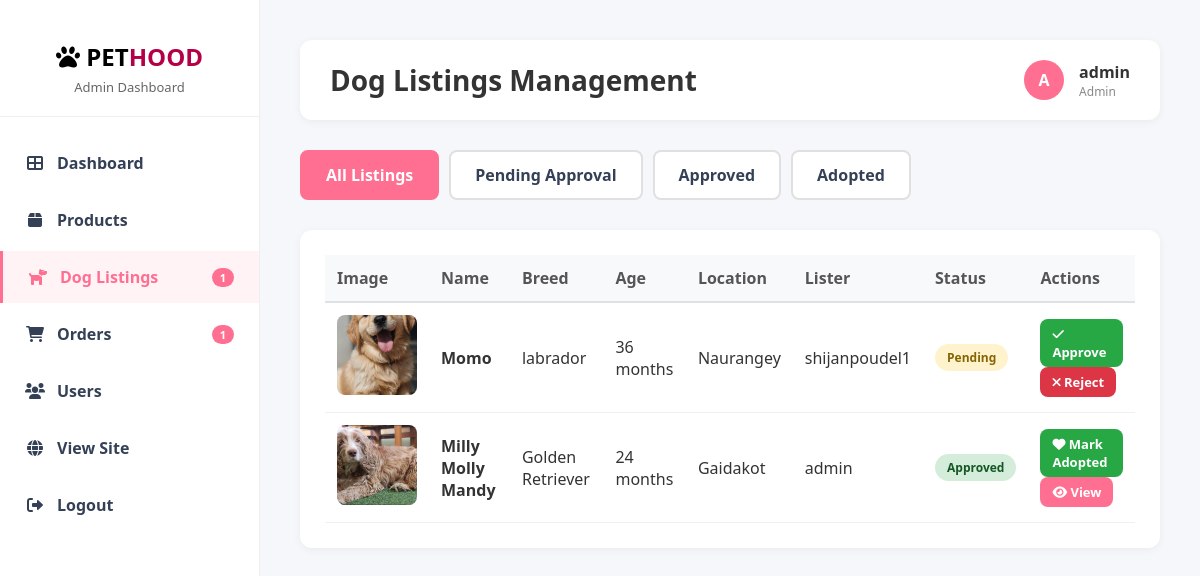
The page /dashboard/dogs/ (signed in) on the database as committed earlier.
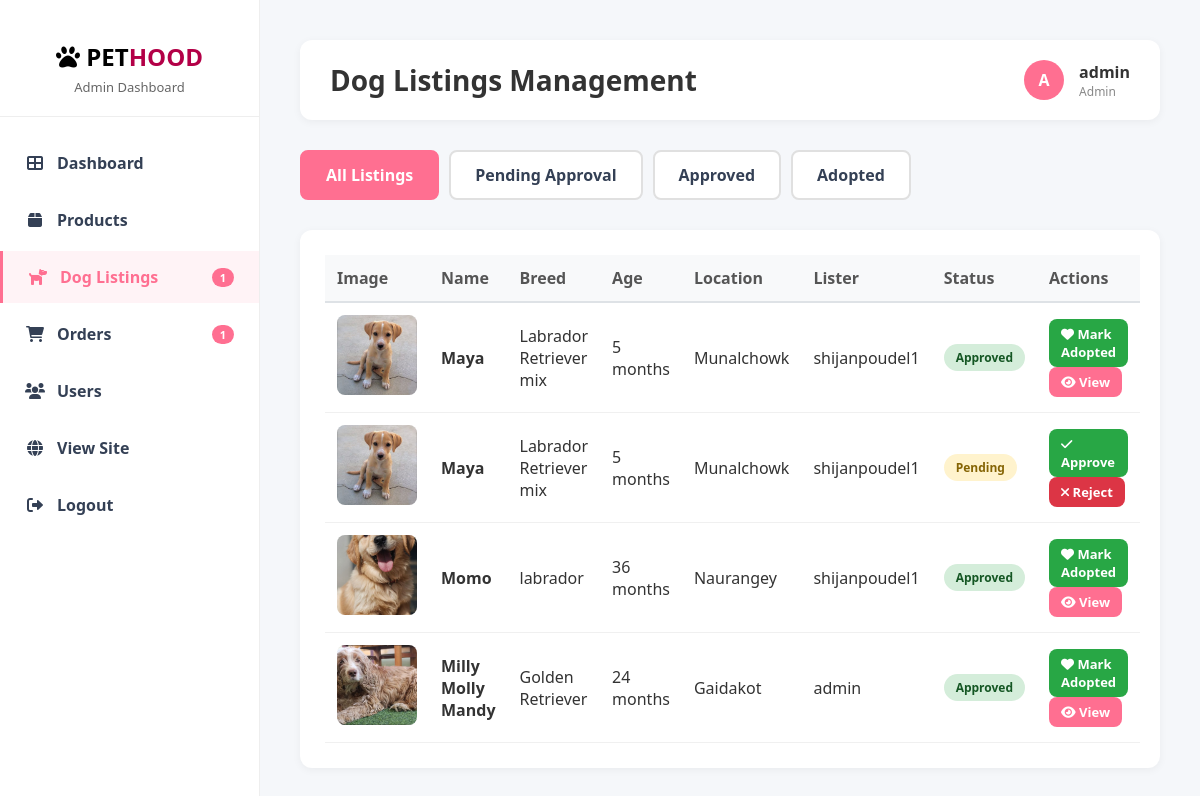
The same page on the database as committed later.
### dog/models.py (models this page shows, shortened)
class Dog(models.Model):
    GENDER_CHOICES = [
        ('male', 'Male'),
        ('female', 'Female'),
    ]
    name = models.CharField(max_length=100)
    slug = models.SlugField(max_length=150, unique=True, blank=True)
    breed = models.CharField(max_length=100)
    gender = models.CharField(max_length=10, choices=GENDER_CHOICES, default='male')
    age = models.IntegerField(help_text="Age in months")
    behaviour = models.CharField(max_length=200, help_text="e.g., Friendly, Energetic, Calm, Playful")
    description = models.TextField()
    price = models.DecimalField(max_digits=10, decimal_places=2, help_text="Adoption fee", default=0)
    image = models.ImageField(upload_to='dogs/', blank=True, null=True)
    lister = models.ForeignKey(User, on_delete=models.CASCADE, related_name='listed_dogs', null=True, blank=True)
    location = models.CharField(max_length=100, help_text="City or area", blank=True)
    is_approved = models.BooleanField(default=False, help_text="Admin approval status")
    is_adopted = models.BooleanField(default=False)
    created_at = models.DateTimeField(auto_now_add=True)
    updated_at = models.DateTimeField(auto_now=True)
    class Meta:
        ordering = ['-created_at']

### dashboard/views.py (the view)
# urls.py: path('dogs/', views.dog_list, name='dog_list'),
@staff_member_required
def dog_list(request):
    status = request.GET.get('status', '')
    dogs = Dog.objects.all().select_related('lister')
    if status == 'pending':
        dogs = dogs.filter(is_approved=False)
    elif status == 'approved':
        dogs = dogs.filter(is_approved=True, is_adopted=False)
    elif status == 'adopted':
        dogs = dogs.filter(is_adopted=True)
    dogs = dogs.order_by('-created_at')
    context = {
        'dogs': dogs,
        'selected_status': status,
        **get_notification_counts(),
    }
    return render(request, 'dashboard/dog_list.html', context)

### dashboard/views.py (called while the page is built)
def get_notification_counts():
    pending_dogs = Dog.objects.filter(is_approved=False).count()
    pending_orders = Order.objects.filter(status='pending').count()
    return {
        'pending_dogs_count': pending_dogs,
        'pending_orders_count': pending_orders,
    }

### shop/context_processors.py (called while the page is built)
def cart_count(request):
    if request.user.is_authenticated:
        cart, _ = Cart.objects.get_or_create(user=request.user)
        count = cart.items.count()
    else:
        count = 0
    return {'cart_count': count}

### templates/dashboard/dog_list.html (shortened to what this page needs)
{% extends 'dashboard/base.html' %}
{% block page_title %}Dog Listings Management{% endblock %}
{% block content %}
<div class="filter-buttons">
    <a href="{% url 'dashboard:dog_list' %}" class="filter-btn {% if not selected_status %}active{% endif %}">
        All Listings
    </a>
    <a href="{% url 'dashboard:dog_list' %}?status=pending" class="filter-btn {% if selected_status == 'pending' %}active{% endif %}">
        Pending Approval
    </a>
    <a href="{% url 'dashboard:dog_list' %}?status=approved" class="filter-btn {% if selected_status == 'approved' %}active{% endif %}">
        Approved
    </a>
    <a href="{% url 'dashboard:dog_list' %}?status=adopted" class="filter-btn {% if selected_status == 'adopted' %}active{% endif %}">
        Adopted
    </a>
</div>
<div class="card">
    {% if dogs %}
    <table>
        <thead>
            <tr>
                <th>Image</th>
                <th>Name</th>
                <th>Breed</th>
                <th>Age</th>
                <th>Location</th>
                <th>Lister</th>
                <th>Status</th>
                <th>Actions</th>
            </tr>
        </thead>
        <tbody>
            {% for dog in dogs %}
            <tr>
                <td>
                    {% if dog.image %}
                    <img src="{{ dog.image.url }}" alt="{{ dog.name }}" class="dog-image-small">
                    {% else %}
                    <div class="dog-image-small" style="background: #f0f0f0; display: flex; align-items: center; justify-content: center;">
                        <i class="fas fa-dog" style="color: #ccc;"></i>
                    </div>
                    {% endif %}
                </td>
                <td><strong>{{ dog.name }}</strong></td>
                <td>{{ dog.breed }}</td>
                <td>{{ dog.age }} months</td>
                <td>{{ dog.location }}</td>
                <td>{{ dog.lister.username }}</td>
                <td>
                    {% if dog.is_adopted %}
                        <span class="badge badge-cancelled">Adopted</span>
                    {% elif dog.is_approved %}
                        <span class="badge badge-approved">Approved</span>
                    {% else %}
                        <span class="badge badge-unapproved">Pending</span>
                    {% endif %}
                </td>
                <td>
                    {% if not dog.is_approved %}
                    <a href="{% url 'dashboard:dog_approve' dog.id %}" class="btn btn-success btn-sm">
                        <i class="fas fa-check"></i> Approve
                    </a>
                    <a href="{% url 'dashboard:dog_reject' dog.id %}" class="btn btn-danger btn-sm">
                        <i class="fas fa-times"></i> Reject
                    </a>
                    {% elif dog.is_approved and not dog.is_adopted %}
                    <a href="{% url 'dashboard:dog_mark_adopted' dog.id %}" class="btn btn-success btn-sm">
                        <i class="fas fa-heart"></i> Mark Adopted
                    </a>
                    <a href="{% url 'dog:dog_detail' dog.slug %}" class="btn btn-primary btn-sm" target="_blank">
                        <i class="fas fa-eye"></i> View
                    </a>
                    {% else %}
                    <a href="{% url 'dog:dog_detail' dog.slug %}" class="btn btn-primary btn-sm" target="_blank">
                        <i class="fas fa-eye"></i> View
                    </a>
                    {% endif %}
                </td>
            </tr>
            {% endfor %}
        </tbody>
    </table>
    {% else %}
    <p style="text-align: center; padding: 40px; color: #999;">No dog listings found</p>
    {% endif %}
</div>
{% endblock %}

### templates/dashboard/base.html (shortened to what this page needs)
<!DOCTYPE html>
<html lang="en">
<head>
    <link rel="stylesheet" href="https://cdnjs.cloudflare.com/ajax/libs/font-awesome/6.0.0/css/all.min.css">
</head>
<body>
    <div class="sidebar">
        <div class="sidebar-header">
            <h2><i class="fas fa-paw"></i> PET<span class="highlight">HOOD</span></h2>
            <p>Admin Dashboard</p>
        </div>
        <ul class="sidebar-menu">
            <li>
                <a href="{% url 'dashboard:home' %}" class="{% if request.resolver_match.url_name == 'home' %}active{% endif %}">
                    <span class="menu-item-content">
                        <i class="fas fa-th-large"></i> Dashboard
                    </span>
                </a>
            </li>
            <li>
                <a href="{% url 'dashboard:product_list' %}" class="{% if 'product' in request.resolver_match.url_name %}active{% endif %}">
                    <span class="menu-item-content">
                        <i class="fas fa-box"></i> Products
                    </span>
                </a>
            </li>
            <li>
                <a href="{% url 'dashboard:dog_list' %}" class="{% if 'dog' in request.resolver_match.url_name %}active{% endif %}">
                    <span class="menu-item-content">
                        <i class="fas fa-dog"></i> Dog Listings
                    </span>
                    {% if pending_dogs_count > 0 %}
                    <span class="notification-badge">{{ pending_dogs_count }}</span>
                    {% endif %}
                </a>
            </li>
            <li>
                <a href="{% url 'dashboard:order_list' %}" class="{% if 'order' in request.resolver_match.url_name %}active{% endif %}">
                    <span class="menu-item-content">
                        <i class="fas fa-shopping-cart"></i> Orders
                    </span>
                    {% if pending_orders_count > 0 %}
                    <span class="notification-badge">{{ pending_orders_count }}</span>
                    {% endif %}
                </a>
            </li>
            <li>
                <a href="{% url 'dashboard:user_list' %}" class="{% if 'user' in request.resolver_match.url_name %}active{% endif %}">
                    <span class="menu-item-content">
                        <i class="fas fa-users"></i> Users
                    </span>
                </a>
            </li>
            <li>
                <a href="{% url 'home' %}">
                    <span class="menu-item-content">
                        <i class="fas fa-globe"></i> View Site
                    </span>
                </a>
            </li>
            <li>
                <a href="{% url 'logout' %}">
                    <span class="menu-item-content">
                        <i class="fas fa-sign-out-alt"></i> Logout
                    </span>
                </a>
            </li>
        </ul>
    </div>
    <div class="main-content">
        <div class="top-bar">
            <h1>{% block page_title %}Dashboard{% endblock %}</h1>
            <div class="user-info">
                <div class="avatar">{{ request.user.username|first|upper }}</div>
                <div>
                    <strong>{{ request.user.username }}</strong>
                    <div style="font-size: 12px; color: #888;">Admin</div>
                </div>
            </div>
        </div>
        {% block content %}{% endblock %}
    </div>
</body>
</html>

### templates/dashboard/base.html (style rules this page uses)
* { margin: 0; padding: 0; box-sizing: border-box; }
body { font-family: 'Segoe UI', Tahoma, Geneva, Verdana, sans-serif; background: #f5f7fa; color: #333; }
.sidebar { position: fixed; left: 0; top: 0; height: 100vh; width: 260px; background: #fff; border-right: 1px solid #eee; padding: 20px 0; overflow-y: auto; z-index: 1000; }
.sidebar-header { padding: 20px; text-align: center; border-bottom: 1px solid #eee; margin-bottom: 20px; }
.sidebar-header h2 { color: #000; font-size: 24px; margin-bottom: 5px; }
.sidebar-header h2 .highlight { color: #b30047; }
.sidebar-header p { color: #666; font-size: 13px; }
.sidebar-menu { list-style: none; }
.sidebar-menu li { margin-bottom: 5px; }
.sidebar-menu a { display: flex; align-items: center; justify-content: space-between; padding: 15px 25px; color: #344055; text-decoration: none; transition: all 0.3s; font-weight: 600; }
.sidebar-menu a:hover, .sidebar-menu a.active { background: #fff3f6; color: #ff6f91; border-left: 3px solid #ff6f91; }
.sidebar-menu i { margin-right: 12px; width: 20px; text-align: center; }
.menu-item-content { display: flex; align-items: center; flex: 1; }
.main-content { margin-left: 260px; padding: 40px; min-height: 100vh; }
.top-bar { background: white; padding: 20px 30px; border-radius: 12px; margin-bottom: 30px; box-shadow: 0 2px 8px rgba(0, 0, 0, 0.05); display: flex; justify-content: space-between; align-items: center; }
.top-bar h1 { color: #333; font-size: 28px; }
.user-info { display: flex; align-items: center; gap: 15px; }
.user-info .avatar { width: 40px; height: 40px; border-radius: 50%; background: #ff6f91; display: flex; align-items: center; justify-content: center; color: white; font-weight: bold; }
.btn { padding: 10px 20px; border: none; border-radius: 8px; cursor: pointer; text-decoration: none; display: inline-block; font-weight: 600; transition: all 0.3s; }
.btn-primary { background: #ff6f91; color: white; }
.btn-success { background: #28a745; color: white; }
.btn-danger { background: #dc3545; color: white; }
.btn-sm { padding: 6px 12px; font-size: 13px; }
.card { background: white; border-radius: 12px; padding: 25px; box-shadow: 0 2px 8px rgba(0, 0, 0, 0.05); margin-bottom: 20px; }
table { width: 100%; border-collapse: collapse; }
table th { background: #f8f9fa; padding: 12px; text-align: left; font-weight: 600; color: #555; border-bottom: 2px solid #dee2e6; }
table td { padding: 12px; border-bottom: 1px solid #f0f0f0; }
.badge { padding: 5px 12px; border-radius: 20px; font-size: 12px; font-weight: 600; display: inline-block; }
.badge-approved { background: #d4edda; color: #155724; }
.badge-unapproved { background: #fff3cd; color: #856404; }
.notification-badge { background: #ff6f91; color: white; padding: 2px 8px; border-radius: 12px; font-size: 11px; font-weight: 700; margin-left: auto; min-width: 20px; text-align: center; }

### templates/dashboard/dog_list.html (style rules this page uses)
.filter-buttons { display: flex; gap: 10px; margin-bottom: 30px; flex-wrap: wrap; }
.filter-btn { padding: 12px 24px; border: 2px solid #e0e0e0; background: white; border-radius: 8px; cursor: pointer; text-decoration: none; color: #344055; font-weight: 600; transition: all 0.3s; }
.filter-btn.active { background: #ff6f91; color: white; border-color: #ff6f91; }
.dog-image-small { width: 80px; height: 80px; object-fit: cover; border-radius: 8px; }

Rows that differ between the two databases and show on the page:
added Dog: image (picture), name "Maya", breed "Labrador Retriever mix", age "5", location "Munalchowk", lister.username "shijanpoudel1", is_adopted "Approved", is_approved True (drawn)
added Dog: image (picture), name "Maya", breed "Labrador Retriever mix", age "5", location "Munalchowk", lister.username "shijanpoudel1", is_adopted "Pending", is_approved False (drawn)
changed Dog "Momo": is_approved "Pending Approve Reject" → "Approved Mark Adopted View"
